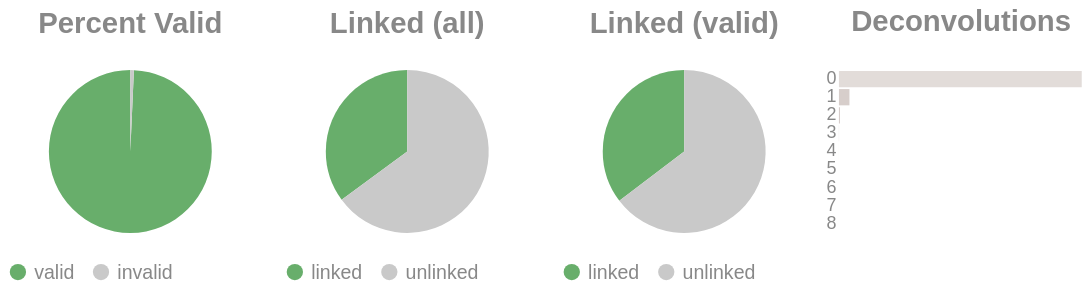

Notebook code cell kept with this figure:
### Code cell
if SKIPLR:
    pass
else:
    clash = Counter()
    for i in valids['molecule'].to_list():
        _mol = i.split("-")
        if len(_mol) == 1:
            clash.update('0')
        else:
            clash.update(_mol[-1])

    _d = {"deconvolutions": [], 'count': []}
    for k,v in clash.items():
        _d['deconvolutions'].append(k)
        _d['count'].append(v)

    tot_valid = valids['reads'].sum()
    mask = valids['reads'] >= 2
    n_linked_reads = valids.filter(mask)['reads'].sum()
    if n_linked_reads == 0:
        print_html("No linked molecules (>=2 reads) were detected; skipping linked-only distributions.")
        SKIPLR = True
    else:
        perc_valid = round(tot_valid / n_reads, 4)
        linked_perc_abs = round(n_linked_reads / n_reads, 4)
        linked_perc = round(n_linked_reads / tot_valid, 4)

    _valid = pl.DataFrame({"valids": ['valid', 'invalid'], "count": [tot_valid, n_reads - tot_valid]})
    _linked_abs = pl.DataFrame({"linked (absolute)": ['linked', 'unlinked'], "count": [n_linked_reads, n_reads - n_linked_reads]})
    _linked_rel = pl.DataFrame({"linked (valids)": ['linked', 'unlinked'], "count": [n_linked_reads, tot_valid - n_linked_reads]})

    (
        alt.hconcat(
            piechart(_valid, goodval = 'valid', title = "Percent Valid"),
            piechart(_linked_abs, goodval = "linked", title =  "Linked (all)"),
            piechart(_linked_rel, goodval = "linked", title =  "Linked (valid)"),
            convolutionbar(pl.DataFrame(_d), title = "Deconvolutions"),
            center = True,
            bounds = 'flush'
        )
        .resolve_scale(color='independent')
        .resolve_legend('independent')
        .properties(usermeta={'embedOptions': {"actions": False}})
    ).display()

### Figure 1 — Vega-Lite specification as saved in the notebook (floating-point values rounded to 4 significant figures)
{"width": "container", "height": 400, "config": {"title": {"anchor": "start", "dy": -15, "fontSize": 18, "color": "#888888", "subtitleColor": "#888888", "subtitleFontSize": 14}, "arc": {"fill": "#0072B2"}, "axis": {"domainColor": "#888888", "domainWidth": 0.5, "gridWidth": 0.2, "grid": false, "titleFontWeight": 400, "titleFontSize": 15, "labelFontSize": 11, "labelColor": "#888888", "tickColor": "#888888", "tickWidth": 0.2, "titleColor": "#888888"}, "axisBand": {"grid": false}, "axisX": {"grid": true, "tickSize": 10, "domainCap": "round"}, "axisY": {"domain": false, "grid": true, "tickSize": 0, "domainCap": "round"}, "background": "transparent", "header": {"labelFontSize": 15, "labelColor": "#888888", "titleFontSize": 15, "titleFontWeight": 600, "titleColor": "#888888"}, "legend": {"labelFont": "sans-serif", "labelFontSize": 12, "labelColor": "#888888", "symbolSize": 100, "symbolType": "circle", "titleFontSize": 12, "titlePadding": 10, "titleColor": "#888888", "title": null}, "range": {"category": ["#E69F00", "#56B4E9", "#009E73", "#F0E442", "#0072B2", "#D55E00", "#CC79A7", "#000000"], "diverging": ["#cfe8f3", "#a2d4ec", "#73bfe2", "#46abdb", "#1696d2", "#12719e"]}, "area": {"fill": "#0072B2", "fillOpacity": 0.7, "line": true, "strokeOpacity": 0.7}, "line": {"color": "#0072B2", "stroke": "#0072B2", "strokeWidth": 2}, "trail": {"color": "#0072B2", "stroke": "#0072B2", "strokeWidth": 0, "size": 1}, "point": {"filled": true, "fillOpacity": 1.0, "size": 95}, "text": {"color": "#888888", "fontSize": 11, "align": "right", "fontWeight": 400, "size": 11}, "bar": {"fill": "#0072B2", "stroke": null}, "view": {"stroke": null, "continuousWidth": 660, "continuousHeight": 400}}, "hconcat": [{"data": {"name": "data-9461db404165b2594ba86d3c46d59b78"}, "mark": {"type": "arc"}, "encoding": {"color": {"field": "valids", "legend": {"orient": "bottom", "title": null}, "scale": {"domain": ["valid", "invalid"], "range": ["#68ae6b", "#C9C9C9"]}, "title": "Valids", "type": "nominal"}, "theta": {"field": "count", "type": "quantitative"}, "tooltip": [{"field": "valids", "title": "Valids", "type": "ordinal"}, {"field": "percent", "format": ".2%", "title": "Percent", "type": "quantitative"}, {"field": "count", "title": "Count", "type": "quantitative"}]}, "height": 100, "title": {"text": "Percent Valid", "align": "center", "anchor": "middle"}, "transform": [{"calculate": "datum.count / 6276872", "as": "percent"}], "width": 150}, {"data": {"name": "data-2a2986edf948014c1acce11f6277d6fc"}, "mark": {"type": "arc"}, "encoding": {"color": {"field": "linked (absolute)", "legend": {"orient": "bottom", "title": null}, "scale": {"domain": ["linked", "unlinked"], "range": ["#68ae6b", "#C9C9C9"]}, "title": "Linked (Absolute)", "type": "nominal"}, "theta": {"field": "count", "type": "quantitative"}, "tooltip": [{"field": "linked (absolute)", "title": "Linked (Absolute)", "type": "ordinal"}, {"field": "percent", "format": ".2%", "title": "Percent", "type": "quantitative"}, {"field": "count", "title": "Count", "type": "quantitative"}]}, "height": 100, "title": {"text": "Linked (all)", "align": "center", "anchor": "middle"}, "transform": [{"calculate": "datum.count / 6276872", "as": "percent"}], "width": 150}, {"data": {"name": "data-809bc48fa97e278ec8042e38c489d9c4"}, "mark": {"type": "arc"}, "encoding": {"color": {"field": "linked (valids)", "legend": {"orient": "bottom", "title": null}, "scale": {"domain": ["linked", "unlinked"], "range": ["#68ae6b", "#C9C9C9"]}, "title": "Linked (Valids)", "type": "nominal"}, "theta": {"field": "count", "type": "quantitative"}, "tooltip": [{"field": "linked (valids)", "title": "Linked (Valids)", "type": "ordinal"}, {"field": "percent", "format": ".2%", "title": "Percent", "type": "quantitative"}, {"field": "count", "title": "Count", "type": "quantitative"}]}, "height": 100, "title": {"text": "Linked (valid)", "align": "center", "anchor": "middle"}, "transform": [{"calculate": "datum.count / 6232759", "as": "percent"}], "width": 150}, {"data": {"name": "data-41f65ab4ce43b10e221b7a3f6ea2098f"}, "mark": {"type": "bar"}, "encoding": {"color": {"field": "deconvolutions", "legend": null, "scale": {"scheme": "lightgreyred"}, "type": "nominal"}, "tooltip": [{"field": "deconvolutions", "title": "Deconvolutions", "type": "ordinal"}, {"field": "percent", "format": ".2%", "title": "Percent", "type": "quantitative"}, {"field": "count", "title": "Count", "type": "quantitative"}], "x": {"axis": null, "field": "count", "type": "quantitative"}, "y": {"field": "deconvolutions", "sort": "ascending", "title": null, "type": "nominal"}}, "height": 100, "title": {"text": "Deconvolutions", "align": "center", "anchor": "middle"}, "transform": [{"calculate": "datum.count / 4683396", "as": "percent"}], "width": 150}], "bounds": "flush", "center": true, "resolve": {"legend": {"angle": "independent"}, "scale": {"color": "independent"}}, "usermeta": {"embedOptions": {"actions": false}}, "$schema": "https://vega.github.io/schema/vega-lite/v6.1.0.json", "datasets": {"data-9461db404165b2594ba86d3c46d59b78": [{"valids": "valid", "count": 6232759}, {"valids": "invalid", "count": 44113}], "data-2a2986edf948014c1acce11f6277d6fc": [{"linked (absolute)": "linked", "count": 2202951}, {"linked (absolute)": "unlinked", "count": 4073921}], "data-809bc48fa97e278ec8042e38c489d9c4": [{"linked (valids)": "linked", "count": 2202951}, {"linked (valids)": "unlinked", "count": 4029808}], "data-41f65ab4ce43b10e221b7a3f6ea2098f": [{"deconvolutions": "0", "count": 4471493}, {"deconvolutions": "1", "count": 193564}, {"deconvolutions": "2", "count": 15993}, {"deconvolutions": "3", "count": 1936}, {"deconvolutions": "4", "count": 322}, {"deconvolutions": "5", "count": 65}, {"deconvolutions": "6", "count": 16}, {"deconvolutions": "7", "count": 4}, {"deconvolutions": "8", "count": 3}]}}
